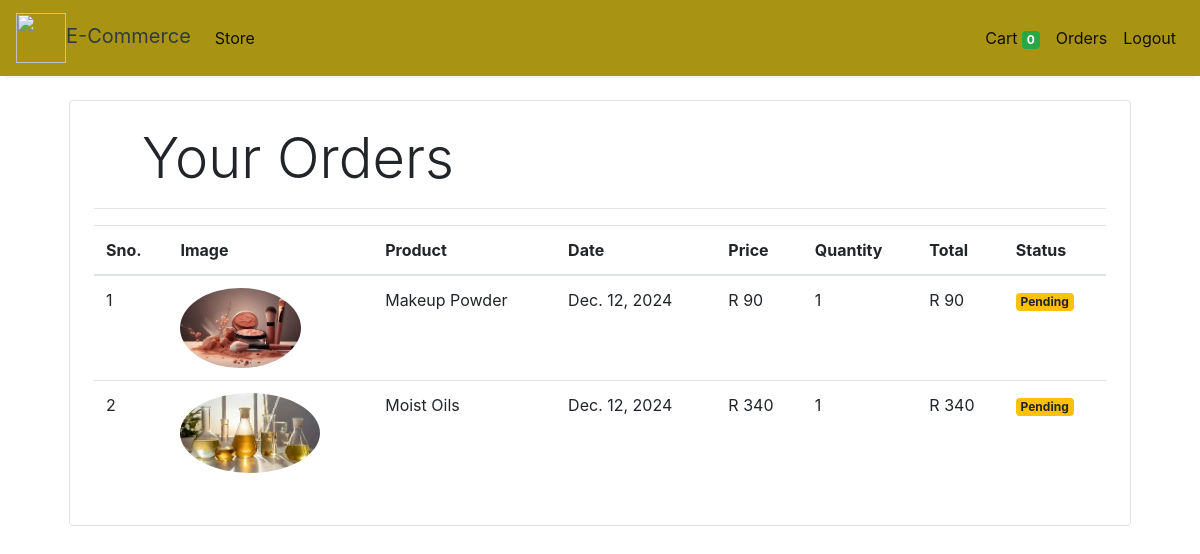
Screenshot of /orders (signed in) with the database file from the repository.
### store/models/orders.py (models this page shows, shortened)
class Order(models.Model):
    product = models.ForeignKey(Products,
                                on_delete=models.CASCADE)
    customer = models.ForeignKey(Customer,
                                 on_delete=models.CASCADE)
    quantity = models.IntegerField(default=1)
    price = models.IntegerField()
    address = models.CharField (max_length=50, default='', blank=True)
    phone = models.CharField (max_length=50, default='', blank=True)
    date = models.DateField (default=datetime.datetime.today)
    status = models.BooleanField (default=False)
    @staticmethod
    def get_orders_by_customer(customer_id):
        return Order.objects.filter(customer=customer_id).order_by('-date')

### store/models/product.py (models this page shows, shortened)
class Products(models.Model):
    name = models.CharField(max_length=60)
    price= models.IntegerField(default=0)
    category= models.ForeignKey(Category,on_delete=models.CASCADE,default=1 )
    description= models.CharField(max_length=250, default='', blank=True, null= True)
    image= models.ImageField(upload_to='uploads/products/')

### store/middlewares/auth.py (the view)
    def middleware(request):
        print(request.session.get('customer'))
        returnUrl = request.META['PATH_INFO']
        print(request.META['PATH_INFO'])
        if not request.session.get('customer'):
           return redirect(f'login?return_url={returnUrl}')
        response = get_response(request)
        return response

### store/templatetags/custom_filter.py (called while the page is built)
@register.filter(name='currency')
def currency(number):
    return "R "+str(number)

@register.filter(name='multiply')
def multiply(number , number1):
    return number * number1

### store/views/orders.py (called while the page is built)
    def get(self , request ):
        customer = request.session.get('customer')
        orders = Order.get_orders_by_customer(customer)
        print(orders)
        return render(request , 'orders.html'  , {'orders' : orders})

### store/templates/orders.html
{% extends 'base.html' %}
{% block content %}
{% load cart %}
{% load custom_filter %}
<div class="container">
   <div class="border rounded p-4 m-4">
        <p class="display-4 pl-4 ml-4">Your Orders</p>
        <hr>
        <table class="table">
            <thead>
                <tr>
                    <th>Sno.</th>
                    <th>Image</th>
                    <th>Product</th>
                    <th>Date</th>
                    <th>Price</th>
                    <th>Quantity</th>
                    <th>Total</th>
                    <th>Status</th>
                </tr>
            </thead>
            <tbody>
                {% for order in orders %}
                <tr>
                    <td>{{forloop.counter}}</td>
                    <td><img style="height: 80px;" class="rounded-circle" src="{{order.product.image.url}}" alt=""></td>
                    <td>{{order.product.name}}</td>
                    <td>{{order.date}}</td>
                    <td>{{order.price|currency}}</td>
                    <td>{{order.quantity}}</td>
                    <td>{{order.quantity|multiply:order.price|currency}}</td>
                    {% if order.status %}
                    <td><small class="badge badge-success">Completed</small></td>
                    {%else%}
                    <td><small class="badge badge-warning">Pending</small></td>
                    {% endif %}
                </tr>
                {% endfor %}
            </tbody>
        </table>
   </div>
</div>
{% endblock %}

### store/templates/base.html (shortened to what this page needs)
<!doctype html>
<html lang="en">
  {% load static %}
<head>
  <link rel="stylesheet" href="https://maxcdn.bootstrapcdn.com/bootstrap/4.0.0/css/bootstrap.min.css"
>
</head>
<body>
<nav class="one-edge-shadow
  navbar navbar-light
  sticky-top navbar
  navbar-expand-lg
  text-white">
    <a class="navbar-brand ms-3 text-dark " href="/">
    <link rel="stylesheet" href="https://use.fontawesome.com/releases/v5.7.0/css/all.css">
    <img src="https://www.freepnglogos.com/uploads/shopping-cart-png/shopping-cart-svg-png-icon-download-28.png" style="width:50px;height:50px;color:text-light;">E-Commerce</a>
    <div class="collapse navbar-collapse" id="navbarSupportedContent">
      <ul class="navbar-nav mr-auto">
        <li class="nav-item active">
          <a class="nav-link" href="/store">Store <span class="sr-only">(current)</span></a>
        </li>
          </ul>
      <ul class=" navbar-nav my-2 my-lg-0">
        <li class="nav-item active">
          <a class="nav-link" href="/cart">Cart
            <span class="badge badge-success">{{request.session.cart.keys|length}}</span>
            <span class="sr-only">(current)</span></a>
        </li>
        {% if request.session.customer %}
        <li class="nav-item active ">
          <a class="nav-link" href="/orders">Orders<span class="sr-only">(current)</span></a>
        </li>
        <li class="nav-item active ">
          <a class="nav-link" href="/logout">Logout<span class="sr-only">(current)</span></a>
        </li>
        {% endif %}
      </ul>
    </div>
  </nav>
  {% block content %}{% endblock %}
</body>
</html>

### store/templates/base.html (style rules this page uses)
nav { background-color: rgb(169, 147, 19); }
.one-edge-shadow { box-shadow: 0 8px 2px -5px rgb(246, 245, 245); }

### rows the page displays
Order: product.image (picture), product.name "Makeup Powder", date "Dec. 12, 2024", price "R 90", quantity "1", quantity|multiply "R 90", status "Pending"
Order: product.image (picture), product.name "Moist Oils", date "Dec. 12, 2024", price "R 340", quantity "1", quantity|multiply "R 340", status "Pending"

### other values shown
{{ request.session.cart.keys|length }} "0"
